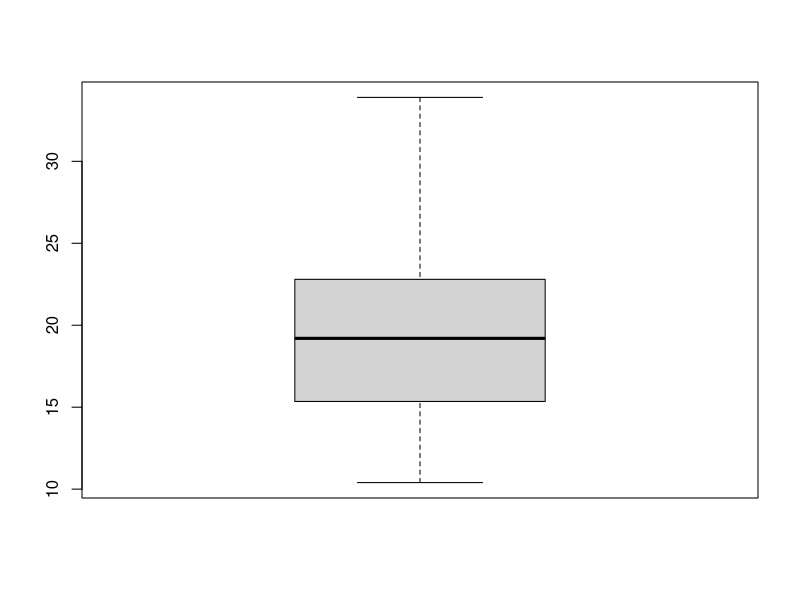
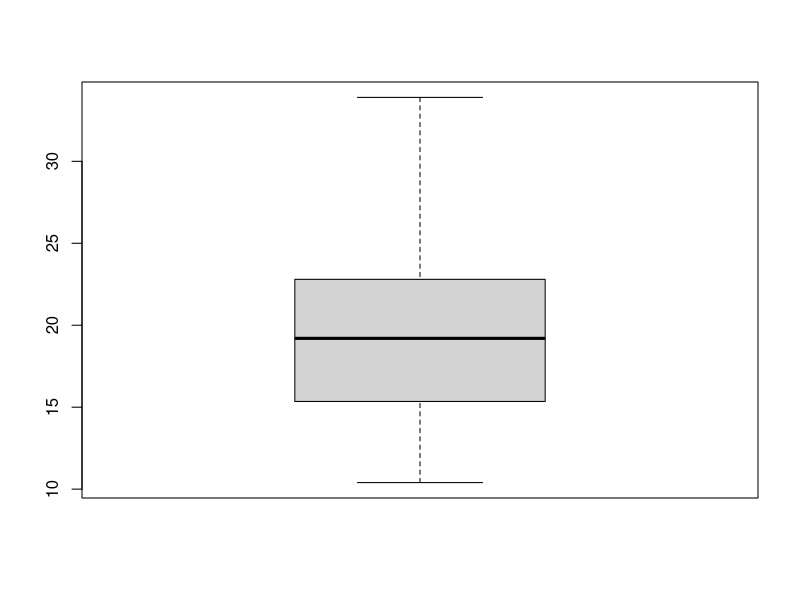

Write R code to recreate these figures, in order.
# =====================================================================
# DATA ANALYTICS - MOCK TEST REVISION NOTES (Questions 1-28)
# Run a section with Ctrl+Enter, or the whole file with Ctrl+Shift+Enter
# =====================================================================

# ---- QUICK CHEAT SHEET ---------------------------------------------
# SE of mean ........ sd(x)/sqrt(length(x))        (NOT sd(x)!)
# z-score ........... (x - mean) / sd
# value from z ...... mean + z * sd
# p(X <= q) ......... pnorm(q, mean, sd)    pbinom(q, n, p)   ppois(q, lambda)
# q for a prob ...... qnorm(p, mean, sd)
# t-test ............ t.test(x, mu=, alternative="greater")   one sample
#                     t.test(after, before, paired=TRUE, alternative="greater")
# p < 0.05 ........ reject H0   |   p >= 0.05 ..... fail to reject ("accepted")
# Shapiro-Wilk ...... H0 = data IS normal. p < 0.05 -> normality rejected
# Odds ratio ........ (a/b) / (c/d) ;  Odds = p / (1-p)
# Sensitivity ....... TP / (TP + FN)   (recall)
# Specificity ....... TN / (TN + FP)


# ---- Q1: Standard error of the mean --------------------------------
# Die rolls 1,4,1,2,5,3,6,2,3,3 -> SE = sd / sqrt(n)
x <- c(1, 4, 1, 2, 5, 3, 6, 2, 3, 3)
sd(x) / sqrt(length(x))              # 0.516   <-- ANSWER 0.516
# TRAP: sd(x) = 1.633 is the standard DEVIATION, not the standard error.


# ---- Q2: Paired t-test (mock vs actual marks) ----------------------
# Same students measured twice -> PAIRED. "Improvement" -> one-sided "greater"
mock   <- c(55, 77, 51, 52, 47, 51, 72, 66, 73, 55)
actual <- c(49, 79, 66, 55, 57, 63, 77, 69, 74, 65)
t.test(actual, mock, paired = TRUE, alternative = "greater")
# p-value = 0.011  ->  < 0.05  ->  null hypothesis REJECTED
# ANSWER: 0.011, rejected
# Order matters: actual first, mock second, because H1 = actual > mock.


# ---- Q3: One-sample t-test (heights) -------------------------------
# H0: mean = 1.75   H1: mean > 1.75
h <- c(1.73, 1.77, 1.78, 1.93, 1.82, 1.85, 1.79, 1.77, 1.89, 1.95,
       1.49, 1.87, 1.85, 1.74, 1.92)
t.test(h, mu = 1.75, alternative = "greater")
# p-value = 0.029  ->  < 0.05  ->  REJECTED
# ANSWER: 0.029, rejected


# ---- Q4: Which distribution? ---------------------------------------
# Count of events per time period with a known average rate -> POISSON
# ANSWER: B (Poisson).   Binomial = fixed n trials, yes/no each.
# e.g. P(10 sales in a day) = dpois(10, lambda = 7)


# ---- Q5: Top 10% cut-off of a normal distribution ------------------
# Top 10% => 90th percentile
qnorm(0.90, mean = 53, sd = 9)       # 64.53   <-- ANSWER 64.53
# (equivalent: qnorm(0.10, 53, 9, lower.tail = FALSE))


# ---- Q6: 68-95-99.7 rule -------------------------------------------
# Within 1 sd ~68%, within 2 sd ~95%, within 3 sd ~99.7%
pnorm(1) - pnorm(-1)                 # 0.6827
# ANSWER: FALSE (it is ~68%, not 80%)


# ---- Q7: Why shuffle rows + set.seed() ------------------------------
# set.seed(n)       -> reproducible random numbers   (A)
# shuffle rows      -> removes any ordering bias in the data (D)
# ANSWER: A and D
# NOT B (shuffling doesn't make data normal), NOT C (overfitting is
# avoided by train/test split, cross-validation, simpler models).
# Typical use:
#   set.seed(1)
#   df <- df[sample(nrow(df)), ]


# ---- Q8: Box plot shows --------------------------------------------
# Median (thick line), quartiles/IQR (box), whiskers + outliers
# ANSWER: A (Median) and E (Interquartile range)
# NOT mean, variance, sd, correlation.
boxplot(mtcars$mpg)


# ---- Q9: Most strongly correlated pair in iris ----------------------
cor(iris[, 1:4])
# Petal.Length vs Petal.Width = 0.963 (highest)
# ANSWER: A (Petal.Length) and D (Petal.Width)


# ---- Q10: Odds ratio ------------------------------------------------
# Home: 6 wins, 4 losses -> odds 6/4 ; Away: 4 wins, 6 losses -> odds 4/6
(6 / 4) / (4 / 6)                    # 2.25   <-- ANSWER 2.25


# ---- Q11: Increase the mean of a normal distribution ---------------
# Mean = location (centre).  sd = spread (width).
# ANSWER: A (shifts to the right)


# ---- Q12: Hypothesis testing logic ----------------------------------
# We reject H0 when the result would be UNLIKELY due to chance (small p).
# ANSWER: FALSE


# ---- Q13: Value from a z-score --------------------------------------
11 + 1.7 * 6                        # 21.2   <-- ANSWER 21.2


# ---- Q14: Linear regression  Petal.Length ~ Sepal.Length ------------
model <- lm(Petal.Length ~ Sepal.Length, data = iris)   # y ~ x
coef(model)
# a (intercept) = -7.10 ,  b (slope) = 1.86     <-- ANSWER a=-7.10, b=1.86
# Formula is y ~ x : y (predicted) goes on the LEFT.


# ---- Q15: tapply (mean mpg by cylinders) ----------------------------
tapply(mtcars$mpg, mtcars$cyl, mean)
# 4 cyl = 26.66   <-- ANSWER 26.66   (6 cyl = 19.74, 8 cyl = 15.10)


# ---- Q16: Logical indexing -----------------------------------------
v <- c(2, 5, 9, 1, 7)
v[v > 4]                             # 5 9 7  -> the VALUES that are > 4
# ANSWER: C.   (indexes would be which(v > 4))


# ---- Q17: Matching topics -------------------------------------------
# Exploratory Data Analysis ... Descriptive Analytics
# Hypothesis Testing .......... Inferential Statistics
# Standard Deviation .......... Measures of Variability
# Linear Regression ........... Predictive Analytics
# (Classification is the unused distractor)


# ---- Q18: Grouping similar houses -----------------------------------
# No labels, find groups of similar items -> CLUSTERING (unsupervised)
# ANSWER: D.   Classification needs known labels; regression predicts a number.


# ---- Q19: Coin tossed 3 times, P(less than 2 heads) -----------------
# "Less than 2" = 0 or 1 heads
pbinom(1, size = 3, prob = 0.5)      # 0.5
# ANSWER: TRUE


# ---- Q20: Shapiro-Wilk on airquality$Temp ---------------------------
shapiro.test(airquality$Temp)
# W = 0.9768, p-value = 0.009  ->  < 0.05
# ANSWER: 0.009, rejected   (data is NOT normal)


# ---- Q21: Assumptions of a t-test -----------------------------------
# 1) data (approximately) normally distributed
# 2) homoscedasticity = equal variances
# ANSWER: A and C
# NOT B (t-test is made for SMALL samples), NOT D (p-value is a result).


# ---- Q22: Proportion taller than 1.85 m -----------------------------
# "taller than" = upper tail
pnorm(1.85, mean = 1.70, sd = 0.11, lower.tail = FALSE)   # 0.0863
# ANSWER: 0.086


# ---- Q23: Uses of logistic regression -------------------------------
# Binary classifier (C) and odds ratios from exp(coef(model)) (D)
# ANSWER: C and D.   Predicting a real number = linear regression.
#   glm(y ~ x, data = df, family = binomial)


# ---- Q24: Simulate 100 die rolls ------------------------------------
set.seed(1)                          # MUST be run right before sample()
rolls <- sample(1:6, 100, replace = TRUE)
mean(rolls)                          # 3.52   <-- ANSWER 3.52
# replace = TRUE is essential for dice.


# ---- Q25: z-score ----------------------------------------------------
(-1 - 7) / 5                         # -1.6   <-- ANSWER -1.6


# ---- Q26: Binomial, at most 5 failures out of 1000 -------------------
# "at most 5" = P(X <= 5) -> pbinom (cumulative)
pbinom(5, size = 1000, prob = 0.01)  # 0.0661  <-- ANSWER 0.066
# dbinom = exactly k ; pbinom = k or fewer


# ---- Q27: Skew -------------------------------------------------------
# Most scores high, a few very low = LEFT (negative) skew.
# Low outliers drag the mean down, median stays high -> median > mean.
# ANSWER: TRUE


# ---- Q28: Sensitivity ------------------------------------------------
# Positive class = purchased. 40 actual positives: TP = 20, FN = 20
20 / (20 + 20) * 100                 # 50     <-- ANSWER 50
# (Specificity here = 50 / 60 = 83%)



# =====================================================================
# DATA ANALYTICS - MOCK TEST REVISION NOTES (Questions 1-28)
# Each section: exact QUESTION, then R code, then ANSWER + why.
# Run a section with Ctrl+Enter, or the whole file with Ctrl+Shift+Enter
# =====================================================================

# ---- QUICK CHEAT SHEET ---------------------------------------------
# SE of mean ........ sd(x)/sqrt(length(x))        (NOT sd(x)!)
# z-score ........... (x - mean) / sd
# value from z ...... mean + z * sd
# p(X <= q) ......... pnorm(q, mean, sd)    pbinom(q, n, p)   ppois(q, lambda)
# q for a prob ...... qnorm(p, mean, sd)
# t-test ............ t.test(x, mu=, alternative="greater")   one sample
#                     t.test(after, before, paired=TRUE, alternative="greater")
# p < 0.05 ........ reject H0   |   p >= 0.05 ..... fail to reject ("accepted")
# Shapiro-Wilk ...... H0 = data IS normal. p < 0.05 -> normality rejected
# Odds ratio ........ (a/b) / (c/d) ;  Odds = p / (1-p)
# Sensitivity ....... TP / (TP + FN)   (recall)
# Specificity ....... TN / (TN + FP)


# =====================================================================
# Q1  (2 points)
# QUESTION:
#   Suppose a die is rolled ten times and the results are 1, 4, 1, 2, 5,
#   3, 6, 2, 3, 3. Use relevant functions in R to determine the standard
#   error of the mean and give the answer to 3 decimal places.
# =====================================================================
x <- c(1, 4, 1, 2, 5, 3, 6, 2, 3, 3)
sd(x) / sqrt(length(x))              # 0.516
# ANSWER: 0.516
# TRAP: sd(x) = 1.633 is the standard DEVIATION, not the standard error.


# =====================================================================
# Q2  (2 points)
# QUESTION:
#   A group of students got the following marks in a mock test:
#   55, 77, 51, 52, 47, 51, 72, 66, 73, 55
#   Their corresponding marks in the actual test were:
#   49, 79, 66, 55, 57, 63, 77, 69, 74, 65
#   Using the appropriate t test to determine whether there was an
#   improvement in the marks results in a p-value of [ ____ ] and hence
#   the null hypothesis that the results are not significantly higher
#   than those in the mock test can be [ ____ ].
#   (The answer for the first blank should be given to three decimal
#   places and you should enter "rejected" or "accepted" for the second
#   blank.)
# =====================================================================
mock   <- c(55, 77, 51, 52, 47, 51, 72, 66, 73, 55)
actual <- c(49, 79, 66, 55, 57, 63, 77, 69, 74, 65)
t.test(actual, mock, paired = TRUE, alternative = "greater")
# ANSWER: 0.011 , rejected      (p < 0.05)
# Same students measured twice -> PAIRED. "Improvement" -> one-sided "greater".
# Order matters: actual first, mock second, because H1 = actual > mock.


# =====================================================================
# Q3  (2 points)
# QUESTION:
#   The mean height of a group of men is claimed to be 1.75 m. Here is a
#   sample of observed heights:
#   1.73, 1.77, 1.78, 1.93, 1.82, 1.85, 1.79, 1.77, 1.89, 1.95, 1.49,
#   1.87, 1.85, 1.74, 1.92
#   Consider the null hypothesis that the mean is 1.75 and the
#   alternative hypothesis that the mean is greater than 1.75.
#   When a t test is used, the p-value for the sample heights is [ ____ ]
#   and hence the null hypothesis can be [ ____ ].
#   (The answer for the first blank should be given to three decimal
#   places and you should enter "rejected" or "accepted" for the second
#   blank.)
# =====================================================================
h <- c(1.73, 1.77, 1.78, 1.93, 1.82, 1.85, 1.79, 1.77, 1.89, 1.95,
       1.49, 1.87, 1.85, 1.74, 1.92)
t.test(h, mu = 1.75, alternative = "greater")
# ANSWER: 0.029 , rejected      (p < 0.05)


# =====================================================================
# Q4  (1 point)
# QUESTION:
#   If the number of sales made by an estate agency is 7 per day on
#   average, what distribution would be most suitable for modelling
#   their sales over a period of time?
#     A. Binomial distribution
#     B. Poisson distribution
#     C. Uniform distribution
#     D. Normal distribution
# =====================================================================
# ANSWER: B (Poisson)
# Count of events per time period with a known average rate -> POISSON.
# Binomial = fixed number of trials, yes/no each.
dpois(10, lambda = 7)                # e.g. P(exactly 10 sales in a day)


# =====================================================================
# Q5  (1 point)
# QUESTION:
#   If the test scores of a group of students are normally distributed
#   with a mean of 53 and a standard deviation of 9, what is the minimum
#   score a student must obtain to be in the top 10% of students? Round
#   your answer to 2 decimal places.
# =====================================================================
qnorm(0.90, mean = 53, sd = 9)       # 64.53
# ANSWER: 64.53
# Top 10% => 90th percentile. (Same: qnorm(0.10, 53, 9, lower.tail = FALSE))


# =====================================================================
# Q6  (1 point)
# QUESTION:
#   For a normal distribution, approximately 80% of data lies within 1
#   standard deviation of the mean.
#     True / False
# =====================================================================
pnorm(1) - pnorm(-1)                 # 0.6827
# ANSWER: FALSE
# 68-95-99.7 rule: ~68% within 1 sd, ~95% within 2 sd, ~99.7% within 3 sd.


# =====================================================================
# Q7  (1 point)  -- select more than 1 answer
# QUESTION:
#   In R, why would you randomly reorder the rows in a dataset and set
#   the seed before doing data analytics/machine learning? Select more
#   than 1 answer.
#     A. To ensure that you can reproduce the same results
#     B. To ensure that the data is normally distributed
#     C. To avoid overfitting
#     D. To ensure that there is no bias in the order of cases/rows in
#        the data set
# =====================================================================
# ANSWER: A and D
# set.seed(n)  -> reproducible random numbers (A)
# shuffling    -> removes any ordering bias in the data (D)
# NOT B (shuffling doesn't make data normal)
# NOT C (overfitting is avoided by train/test split, cross-validation,
#        simpler models)
set.seed(1)
# df <- df[sample(nrow(df)), ]       # typical shuffle


# =====================================================================
# Q8  (2 points)  -- select more than 1 answer
# QUESTION:
#   A box plot visualises the (select more than one answer):
#     A. Median
#     B. Variance
#     C. Mean
#     D. Standard deviation
#     E. Interquartile range
#     F. Correlation
# =====================================================================
boxplot(mtcars$mpg)
# ANSWER: A (Median) and E (Interquartile range)
# Thick line = median, box = IQR (Q1 to Q3), whiskers + outlier dots.


# =====================================================================
# Q9  (2 points)  -- select up to 4 options
# QUESTION:
#   In the iris dataset, the two variables that are most strongly
#   correlated are: (Hint: use the cor function.)
#     A. Petal.Length
#     B. Sepal.Width
#     C. Sepal.Length
#     D. Petal.Width
# =====================================================================
cor(iris[, 1:4])
# ANSWER: A (Petal.Length) and D (Petal.Width)   r = 0.963


# =====================================================================
# Q10  (2 points)
# QUESTION:
#   If a football team won 6 of their last 10 home games and won 4 of
#   their last 10 away games, what is the odds ratio for the team
#   winning at home compared to winning away? Give your answer to 2
#   decimal places.
# =====================================================================
(6 / 4) / (4 / 6)                    # 2.25
# ANSWER: 2.25
# Home odds = 6 wins : 4 losses = 6/4.  Away odds = 4 : 6 = 4/6.


# =====================================================================
# Q11  (1 point)
# QUESTION:
#   If the mean of a given normal distribution is INCREASED, the
#   distribution will:
#     A. Shift to the right
#     B. Get narrower
#     C. Get wider
#     D. Shift to the left
# =====================================================================
# ANSWER: A (Shift to the right)
# Mean = location (centre). Standard deviation = spread (width).


# =====================================================================
# Q12  (1 point)
# QUESTION:
#   In hypothesis testing, the idea is to reject the null hypothesis if
#   the result could quite plausibly be due to chance.
#     True / False
# =====================================================================
# ANSWER: FALSE
# We reject H0 when the result would be UNLIKELY due to chance (small p).


# =====================================================================
# Q13  (1 point)
# QUESTION:
#   For a normal distribution with a mean of 11 and a standard deviation
#   of 6, what is the value associated with a z-score of +1.7?
# =====================================================================
11 + 1.7 * 6                         # 21.2
# ANSWER: 21.2


# =====================================================================
# Q14  (2 points)
# QUESTION:
#   Apply linear regression to use the variable Sepal.Length (x) in the
#   iris dataset to predict Petal.Length (y) using the lm function in R.
#   This gives an estimate for y in the form a + bx where the values
#   obtained from this process are a = [ ____ ] and b = [ ____ ].
#   (There is no need to divide the dataset into training and test data
#   for this question. Your answers should be given to 2 decimal places.)
# =====================================================================
model <- lm(Petal.Length ~ Sepal.Length, data = iris)   # y ~ x
coef(model)
# ANSWER: a = -7.10 , b = 1.86
# Formula is y ~ x : the thing being predicted (y) goes on the LEFT.


# =====================================================================
# Q15  (1 point)
# QUESTION:
#   In the mtcars dataset, find the mean miles per gallon (mpg) for cars
#   with 4 cylinders (cyl). State your answer to 2 decimal places.
#   (Hint: use the tapply function.)
# =====================================================================
tapply(mtcars$mpg, mtcars$cyl, mean)
# ANSWER: 26.66     (6 cyl = 19.74, 8 cyl = 15.10)


# =====================================================================
# Q16  (1 point)
# QUESTION:
#   Which one of the following statements best describes the result of
#   the following code in R where v is a numeric vector?
#       x <- v[v > 4]
#     A. x is a vector containing all the elements of v after the 4th index
#     B. x is a vector containing the indexes of all the elements of v
#        that are greater than 4
#     C. x is a vector containing all the elements of v that are greater
#        than 4
#     D. x is true if v contains at least one element greater than 4
# =====================================================================
v <- c(2, 5, 9, 1, 7)
v[v > 4]                             # 5 9 7  (the VALUES)
which(v > 4)                         # 2 3 5  (the INDEXES - this is option B)
# ANSWER: C


# =====================================================================
# Q17  (2 points)  -- matching
# QUESTION:
#   Match each topic to its corresponding area of Data Analytics /
#   Statistics.
#   Prompts:  1 Exploratory Data Analysis
#             2 Hypothesis Testing
#             3 Standard Deviation
#             4 Linear Regression
#   Answers to choose from: Classification, Inferential Statistics,
#             Descriptive Analytics, Measures of Variability,
#             Predictive Analytics
# =====================================================================
# ANSWER:
#   Exploratory Data Analysis .... Descriptive Analytics
#   Hypothesis Testing ........... Inferential Statistics
#   Standard Deviation ........... Measures of Variability
#   Linear Regression ............ Predictive Analytics
#   (Classification is the unused distractor)


# =====================================================================
# Q18  (1 point)
# QUESTION:
#   Suppose you have information about the size, location, number of
#   bedrooms and price of houses. The problem of finding groups of
#   houses that are similar in terms of these features is known as:
#     A. Regression
#     B. Rule mining
#     C. Classification
#     D. Clustering
# =====================================================================
# ANSWER: D (Clustering)
# No labels, finding groups of similar items = clustering (unsupervised).
# Classification needs known labels; regression predicts a number.


# =====================================================================
# Q19  (1 point)
# QUESTION:
#   If a fair coin is tossed three times, the probability of getting
#   less than two heads is 1/2.
#     True / False
# =====================================================================
pbinom(1, size = 3, prob = 0.5)      # 0.5
# ANSWER: TRUE
# "Less than 2" = 0 or 1 heads = 1/8 + 3/8 = 4/8.


# =====================================================================
# Q20  (2 points)
# QUESTION:
#   The Shapiro-Wilk test for the Temp variable in the airquality
#   dataset gives a p-value of [ ____ ] and hence the hypothesis of
#   normality can be [ ____ ].
#   (The answer for the first blank should be given to three decimal
#   places and you should enter "rejected" or "accepted" for the second
#   blank. Note that the airquality dataset is available in R.)
# =====================================================================
shapiro.test(airquality$Temp)
# ANSWER: 0.009 , rejected      (W = 0.9768; p < 0.05 so NOT normal)


# =====================================================================
# Q21  (2 points)  -- select up to 4 options
# QUESTION:
#   What are the two main statistical assumptions made when performing
#   a t-test?
#     A. Data is normally distributed
#     B. Large data sample
#     C. Homoscedasticity
#     D. Low p-value
# =====================================================================
# ANSWER: A and C
# Normality + homoscedasticity (equal variances).
# NOT B (t-test is made for SMALL samples), NOT D (p-value is a result).


# =====================================================================
# Q22  (1 point)
# QUESTION:
#   If the heights of a group of people are normally distributed with a
#   mean of 1.70 m and a standard deviation of 0.11 m, what proportion
#   of the group is taller than 1.85 m? Answer as a decimal rounded to
#   3 decimal places.
# =====================================================================
pnorm(1.85, mean = 1.70, sd = 0.11, lower.tail = FALSE)   # 0.0863
# ANSWER: 0.086
# "taller than" = UPPER tail.


# =====================================================================
# Q23  (1 point)  -- select up to 4 options
# QUESTION:
#   In data analysis, what are the two main uses for using logistic
#   regression?
#     A. Normalisation
#     B. Predicting a real-valued quantity
#     C. Building a binary classifier
#     D. Calculating odds ratios
# =====================================================================
# ANSWER: C and D
# glm(y ~ x, data = df, family = binomial)   ; exp(coef(model)) = odds ratios
# Predicting a real number = linear regression (so NOT B).


# =====================================================================
# Q24  (2 points)
# QUESTION:
#   Use the sample function to simulate rolling a die 100 times and then
#   give the mean result of these rolls to 2 decimal places. Before
#   calling the sample function run the following code:
#       set.seed(1)
# =====================================================================
set.seed(1)                          # MUST be run right before sample()
rolls <- sample(1:6, 100, replace = TRUE)
mean(rolls)                          # 3.52
# ANSWER: 3.52
# replace = TRUE is essential for dice.


# =====================================================================
# Q25  (1 point)
# QUESTION:
#   For a normal distribution with a mean of 7 and a standard deviation
#   of 5, what is the z-score for a observed value of -1?
# =====================================================================
(-1 - 7) / 5                         # -1.6
# ANSWER: -1.6


# =====================================================================
# Q26  (2 points)
# QUESTION:
#   A data centre has 1,000 hard drives, and each has a 1% chance of
#   failing in a given year. What is the probability that at most 5
#   hard drives fail in a year? Give your answer to 3 decimal places and
#   as a probability rather a percentage, e.g. 0.125 rather than 12.5%.
# =====================================================================
pbinom(5, size = 1000, prob = 0.01)  # 0.0661
# ANSWER: 0.066
# "at most 5" = P(X <= 5) -> pbinom (cumulative). dbinom = exactly k.


# =====================================================================
# Q27  (1 point)
# QUESTION:
#   If most of the scores in a test are very high (80-90%) but some are
#   much lower, you would expect the median to be greater than the mean.
#     True / False
# =====================================================================
# ANSWER: TRUE
# Left (negative) skew: low outliers drag the mean down, median stays high.


# =====================================================================
# Q28  (1 point)
# QUESTION:
#   Suppose a machine learning algorithm is used to predict whether an
#   online customer will purchase a product (positive class) or not
#   (negative class). In test cases, 40 people purchased the item and
#   the algorithm got 20 of these right and 20 wrong, while 60 people
#   did not purchase the item and the algorithm got 50 of these cases
#   right and 10 wrong. What is the sensitivity of these results as a
#   percentage (to the nearest whole number)?
# =====================================================================
TP <- 20; FN <- 20; TN <- 50; FP <- 10
TP / (TP + FN) * 100                 # 50
# ANSWER: 50
# Specificity here = TN / (TN + FP) = 50/60 = 83%
